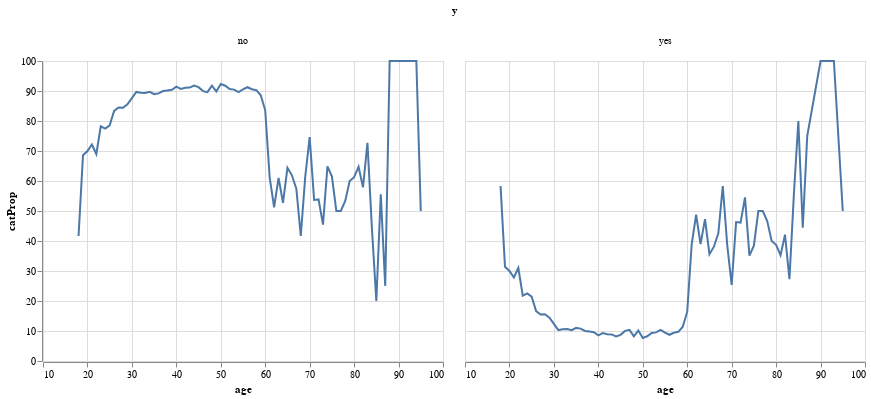

Write notebook code for a chart like this one.
### Code cell
# Visualising the relationships with Altair --- OJO: when we see a 'saturation' in the Plot, we cannot do correct considerations
alt.Chart(ageComb).mark_line().encode(x='age', y='catProp').facet(column='y')

### Figure 1 — Vega-Lite specification as saved in the notebook (floating-point values rounded to 4 significant figures; data arrays with more than 128 entries replaced by an {"elided": "..."} marker saying what was removed)
{"config": {"view": {"continuousWidth": 400, "continuousHeight": 300}}, "data": {"name": "data-a3d7a2c2e38ce9572dd87f0355a036bd"}, "facet": {"column": {"type": "nominal", "field": "y"}}, "spec": {"mark": "line", "encoding": {"x": {"type": "quantitative", "field": "age"}, "y": {"type": "quantitative", "field": "catProp"}}}, "$schema": "https://vega.github.io/schema/vega-lite/v4.8.1.json", "datasets": {"data-a3d7a2c2e38ce9572dd87f0355a036bd": {"elided": "148 records"}}}
